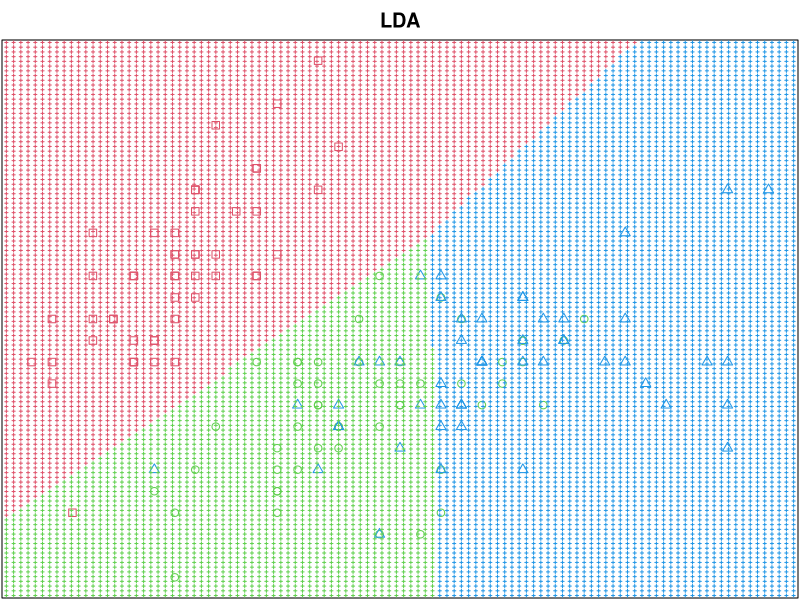
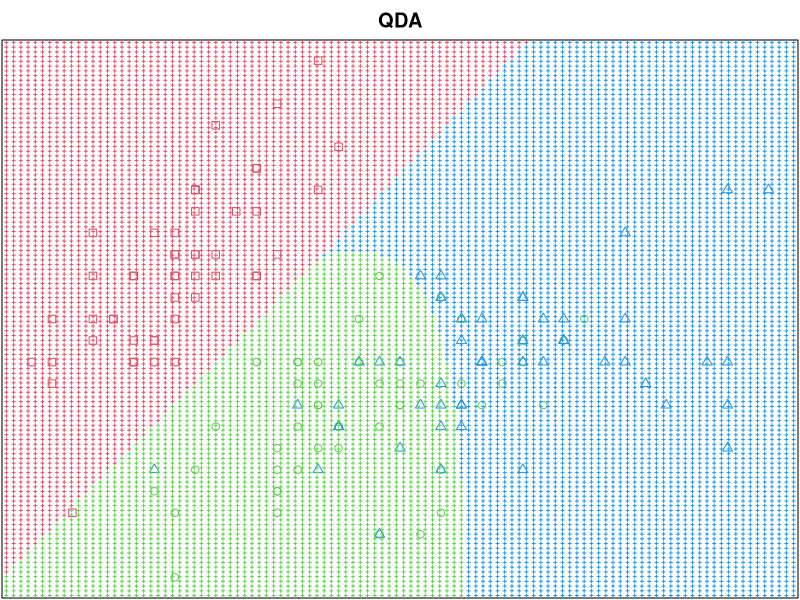

These charts were generated, in order, by the following R code:
## ---- chunk 1
library(MASS)
library(caret)
set.seed(1234)
## ---- chunk 2
data(iris)
str(iris)
y = rep(0, nrow(iris)) 
y[iris[[5]] == "setosa"] = 1
y[iris[[5]] == "versicolor"] = 2
y[iris[[5]] == "virginica"] = 3
niris = data.frame(Species = y,
                   SLength = scale(iris[[1]]),
                   SWidth = scale(iris[[2]]))
## ---- chunk 3
dt = sort(sample(nrow(niris), nrow(niris)*0.80))
train = niris[dt, ]
test = niris[-dt, ]
## ---- chunk 4
lda.fit = lda(Species ~ ., train)
qda.fit = qda(Species ~ ., train);
lda.fit
qda.fit
## ---- chunk 5
new.pred.lda = predict(lda.fit, test)
new.pred.qda = predict(qda.fit, test)
## ---- chunk 6

confusionMatrix(as.factor(test[[1]]), as.factor(new.pred.lda$class))$table
confusionMatrix(as.factor(test[[1]]), as.factor(new.pred.qda$class))$table

mean(ifelse(test[[1]] == new.pred.lda$class, 0, 1))
mean(ifelse(test[[1]] == new.pred.qda$class, 0, 1))
## ---- chunk 7
xmin = min(niris$SLength) - 1
xmax = max(niris$SLength) + 1
ymin = min(niris$SWidth) - 1
ymax = max(niris$SWidth) + 1

n_points = 150     
x_grid = seq(xmin,xmax,length.out = n_points) 
y_grid = seq(ymin,ymax,length.out = n_points) 
## ---- chunk 8
par(mar = c(0.1, 0.1, 2, 0.1))
plot(
  scale(iris[, 1:2]),
  pch = y - 1,
  col = y + 1,
  main = "LDA",
  yaxt = "n",
  xaxt = "n"
)

for (j in 1:n_points) {
  for (k in 1:n_points) {
    new = data.frame(SLength = x_grid[j], SWidth = y_grid[k])
    new.pred.lda = predict(lda.fit, new)
    curr_obs = as.numeric(new.pred.lda$class)
    points(x_grid[j],
           y_grid[k],
           col = curr_obs + 1,
           pch = 3,
           cex = 0.3)
  }
}
# Red = Setosa, Green = Versicolor, Blue = Virginica
## ---- chunk 9
par(mar = c(0.1, 0.1, 2, 0.1))
plot(
  scale(iris[, 1:2]),
  pch = y - 1,
  col = y + 1,
  main = "QDA",
  yaxt = "n",
  xaxt = "n"
)

for (j in 1:n_points) {
  for (k in 1:n_points) {
    new = data.frame(SLength = x_grid[j], SWidth = y_grid[k])
    new.pred.qda = predict(qda.fit, new)
    curr_obs = as.numeric(new.pred.qda$class)
    points(x_grid[j],
           y_grid[k],
           col = curr_obs + 1,
           pch = 3,
           cex = 0.3)
  }
}
# Red = Setosa, Green = Versicolor, Blue = Virginica
